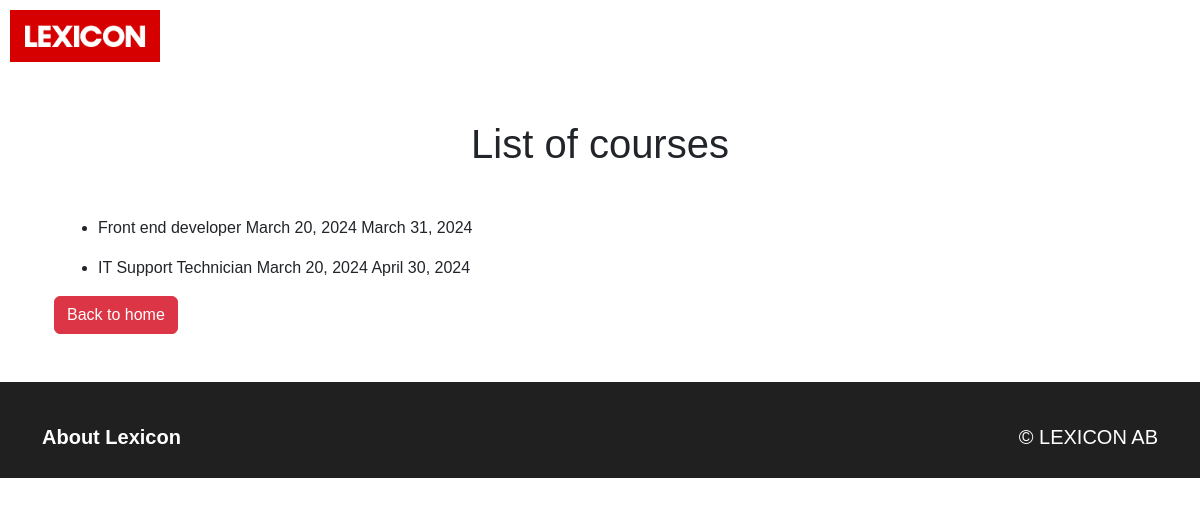
Page /courses_admin/ on the committed database.
### Lexicon_App/models.py (models this page shows, shortened)
class Course(models.Model):
    courseID = models.AutoField(primary_key=True)
    course_name = models.CharField(max_length=100)
    student_ID = models.ManyToManyField(Student)
    start_date = models.DateField()
    end_date = models.DateField()

### Lexicon_App/views.py (the view)
# urls.py: path('courses_admin/', views.courses, name="courses"),
def courses(request):
    data = Course.objects.order_by('course_name')
    context = {'course_data': data }
    return render(request,"courses.html", context)

### Lexicon_App/templates/courses.html
{% extends "base.html" %} {% load static %} {% block content %}
<h1 class="text-center">List of courses</h1>
<div class="container">
<br />
<div class="container-fluid mt-3">
    {% if course_data %}
        {% for course in course_data %}
            <ul>
                <li>{{ course.course_name }} {{ course.start_date }} {{ course.end_date }}</li>
            </ul>
        {% endfor %}
    {% endif %}
</div>
<a href="{% url 'welcome_admin' %}"
<button type="button" class="btn btn-danger">Back to home</button></a>
{% endblock %}

### Lexicon_App/templates/base.html (style rules this page uses)
body { font-family: "Whitney SSm A", "Whitney SSm B", arial, sans-serif; }

### rows in the picture
Course: course_name "Front end developer", start_date "March 20, 2024", end_date "March 31, 2024"
Course: course_name "IT Support Technician", start_date "March 20, 2024", end_date "April 30, 2024"
